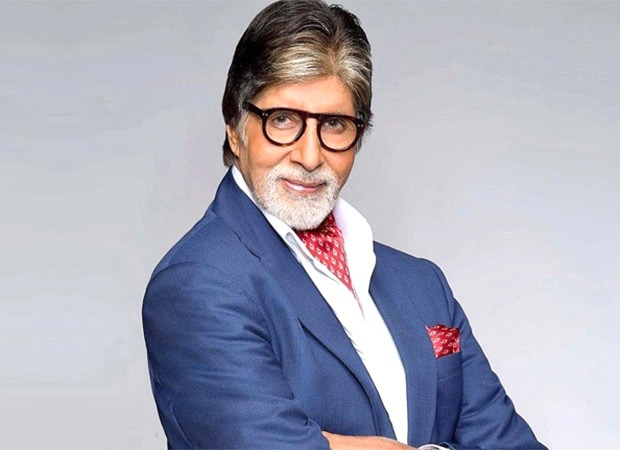
#> input picture picn.jpg, 620 x 450 px
$ python carton.py
#> lines starting #> are read from the running program, lines starting #| are printed output that depends on the picture; after the words box and inside, x2 and y2 are one past the last pixel; in counts of white or black regions, pixels touching at a corner belong together
# Importing the basic libraries

import cv2
import glob
import numpy as np
import pytesseract
from pprint import pprint
import matplotlib.pyplot as plt
plt.rcParams['figure.figsize'] = [14,8]

import warnings
warnings.filterwarnings('ignore')


# Reading the image file

img = cv2.imread('picn.jpg')
#> img is the input picture: shape (450, 620, 3); mean B, G, R 185.2, 171.3, 171
img = cv2.cvtColor(img, cv2.COLOR_BGR2RGB)

# Plotting the image
def plot_image(img, cmap=None):
    plt.imshow(img, cmap=cmap)
    plt.xticks([])
    plt.yticks([])

plot_image(img)
plt.show()


# Filtering Noise

def filtering_noise(image):
    return cv2.bilateralFilter(image, 15, 300, 300)
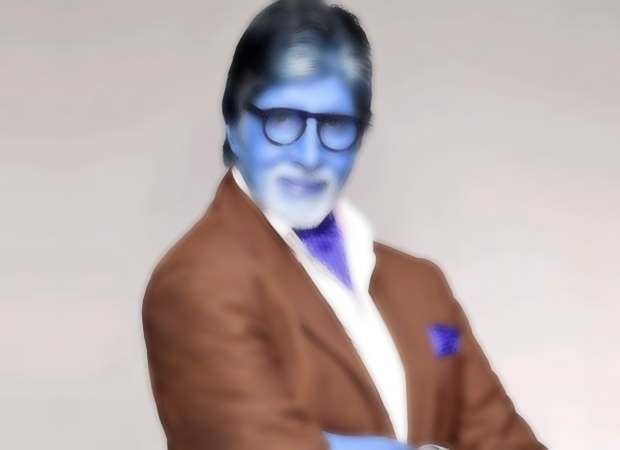
#> returned value: shape (450, 620, 3); mean of channels 0, 1, 2 171, 171.3, 185.3; drawn as B, G, R

noiseless_img = filtering_noise(img)

plot_image(noiseless_img, cmap='gray')
plt.show()


# Converting the image to grayscale

def get_grayscale(image):
    return cv2.cvtColor(image, cv2.COLOR_BGR2GRAY)
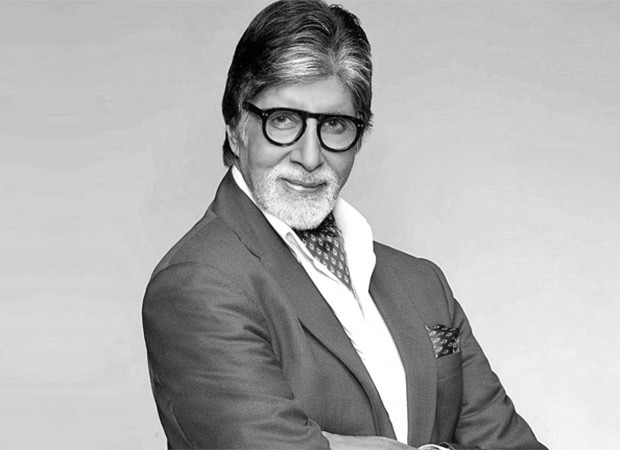
#> returned value: shape (450, 620); min 0, max 255, mean 175.4

gray_img = get_grayscale(img)

plot_image(gray_img, cmap='gray')
plt.show()


# Applying Gaussian Blur

def remove_noise(image):
    return cv2.GaussianBlur(gray_img,(5,5),1)

blur_img = remove_noise(gray_img)

plot_image(blur_img, cmap='gray')
plt.show()


# Applying Thresholding

def apply_thresholding(image):
    return cv2.adaptiveThreshold(image, 255,
  cv2.ADAPTIVE_THRESH_MEAN_C,
  cv2.THRESH_BINARY, 9, 9)
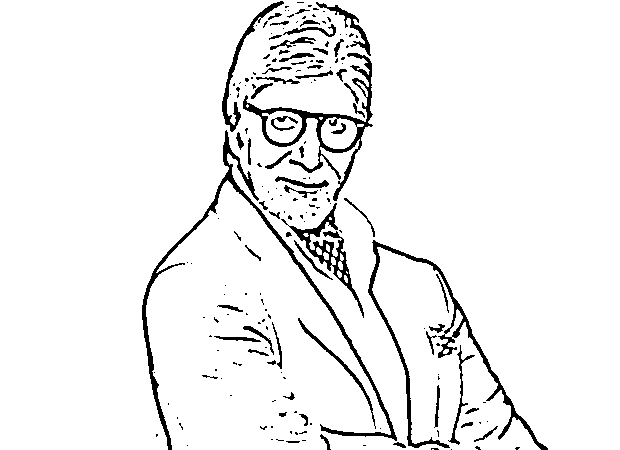
#> returned value: shape (450, 620); 94.3% white; 192 black regions (129 under 20 px), largest, box (x1, y1, x2, y2) and area: (142, 130, 397, 450) 3237, (368, 240, 548, 450) 2529, (243, 53, 373, 201) 2399

thresholded_img = apply_thresholding(blur_img)

plot_image(thresholded_img, cmap='gray')
plt.show()


 #Applying cartoonify filter

def cartoonify_filter(image):
    return cv2.bitwise_and(image, image, mask=thresholded_img)
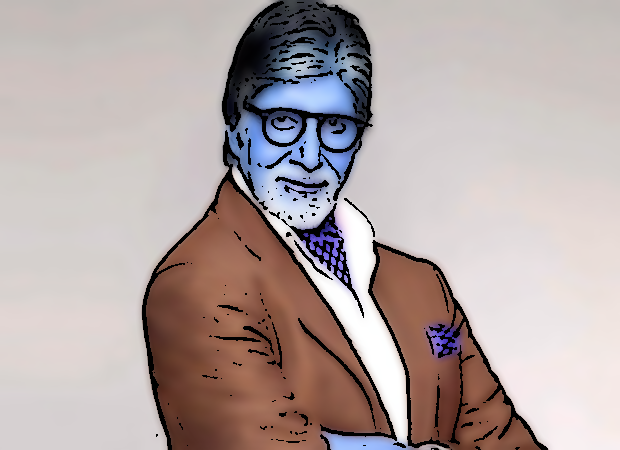
#> returned value: shape (450, 620, 3); mean of channels 0, 1, 2 164.7, 165.9, 179; drawn as B, G, R

cartoonify_img = cartoonify_filter(noiseless_img)

plot_image(cartoonify_img, cmap='gray')
plt.show()


## Reading multiple files from images directory

file_list = glob.glob(r'C:\Users\HP-PC\Desktop\mini project\cartoonify_image\*.jpg')
pprint(file_list)


# Plotting the images
plt.figure(figsize=[16,8])

def plot_multple_images(e, i):
    img = cv2.imread(i)
    img = cv2.cvtColor(img, cv2.COLOR_RGB2BGR)
    plt.subplot(3,5,e+1)
    plt.imshow(img)
    plt.xticks([])
    plt.yticks([])

for e, i in enumerate(file_list):
    plot_multple_images(e, i)

plt.show()


def a(img_path, e):

    img = cv2.imread(img_path)

    img = cv2.cvtColor(img, cv2.COLOR_BGR2RGB)

    noiseless_img = cv2.bilateralFilter(img, 15, 300, 300)

    gray_img = cv2.cvtColor(img, cv2.COLOR_BGR2GRAY)

    blur_img = cv2.GaussianBlur(gray_img,(5,5),1)

    thresholded_img = cv2.adaptiveThreshold(blur_img, 255,
      cv2.ADAPTIVE_THRESH_MEAN_C,
      cv2.THRESH_BINARY, 9, 9)

    cartoonify_img = cv2.bitwise_and(img, img, mask=thresholded_img)

    plt.subplot(1,5,e+1)
    plt.imshow(cartoonify_img)
    plt.xticks([])
    plt.yticks([])


for e,i in enumerate(file_list):
    a(i, e)

plt.show()

$ run again, with aa.jpg copied over picn.jpg
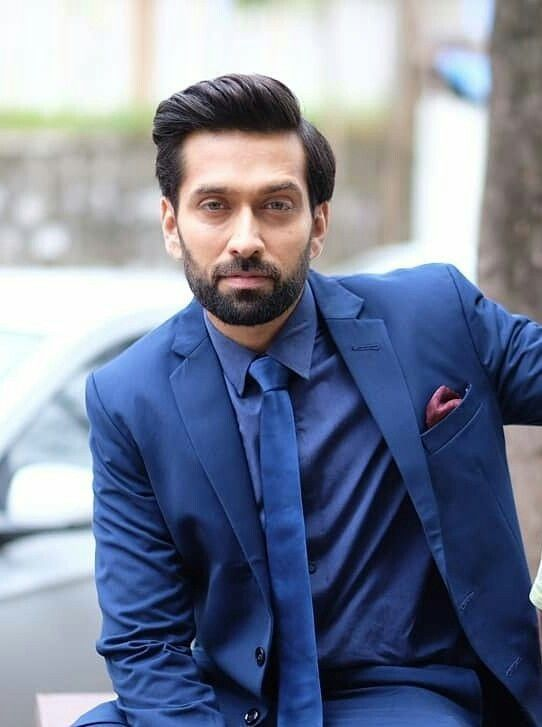
#> input picture aa.jpg, 542 x 727 px
#> img is the input picture: shape (727, 542, 3); mean B, G, R 150.8, 129.2, 120.3
#> in apply_thresholding, `return cv2.adaptiveThreshold(image, 255, cv2.ADAPTIVE_THRESH_MEAN_C, c..`:
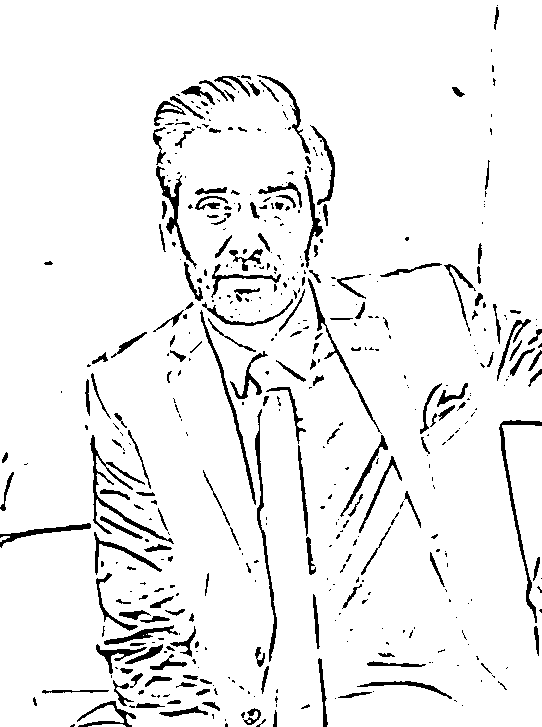
#> returned value: shape (727, 542); 93.6% white; 473 black regions (293 under 20 px), largest, box (x1, y1, x2, y2) and area: (90, 435, 174, 544) 937, (499, 420, 542, 623) 848, (255, 409, 277, 662) 778
#> in cartoonify_filter, `return cv2.bitwise_and(image, image, mask=thresholded_img)`:
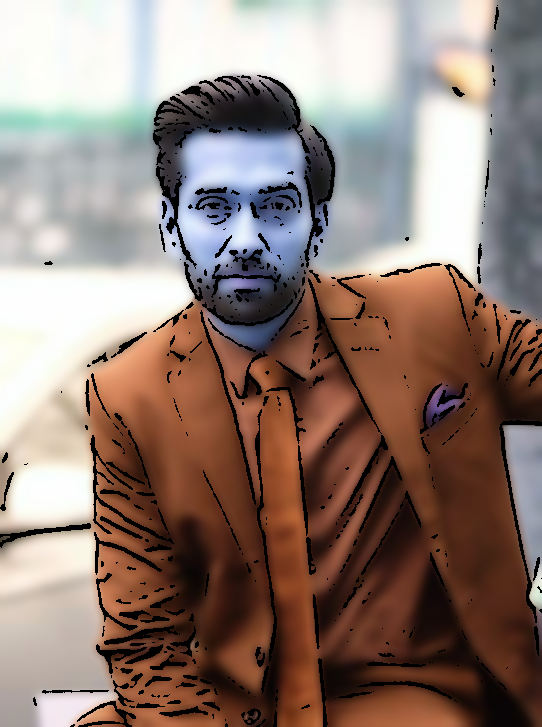
#> returned value: shape (727, 542, 3); mean of channels 0, 1, 2 116, 124.4, 144; drawn as B, G, R
